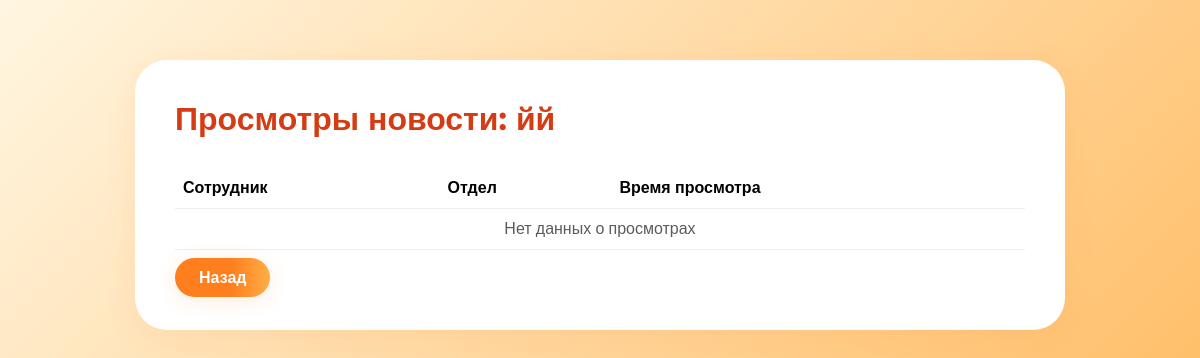
Before: /news_admin/news/views/1 (signed in) with the older database file.
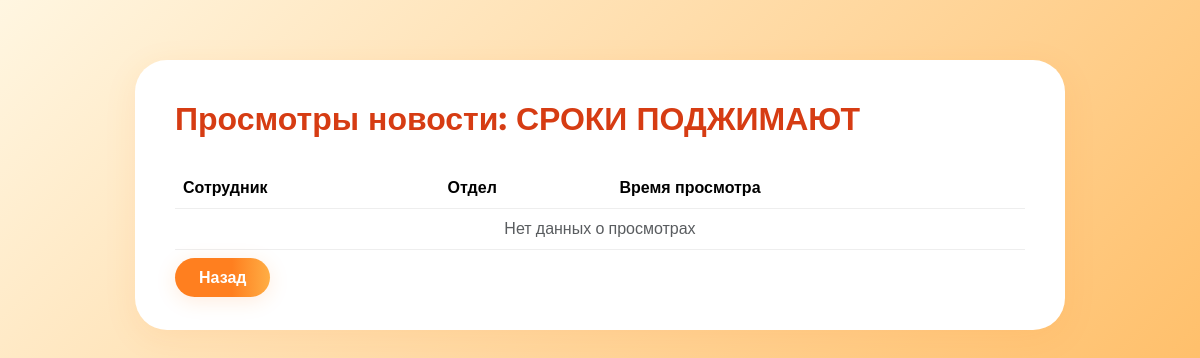
After: the same page with the newer database file.
### app.py (models this page shows)
class News(db.Model):
    id = db.Column(db.Integer, primary_key=True)
    title = db.Column(db.String(255), nullable=False)
    content = db.Column(db.Text, nullable=False)
    created_at = db.Column(db.DateTime, default=datetime.now)
    created_by = db.Column(db.Integer, db.ForeignKey('user.id'))
    department_id = db.Column(db.Integer, db.ForeignKey('department.id'), nullable=True)  # может быть None (для всех)
    views = db.relationship('NewsView', backref='news', lazy=True)

### app.py (the view)
@app.route('/news_admin/news/views/<int:news_id>')
@news_admin_required
def news_views(news_id):
    news_item = News.query.get_or_404(news_id)
    views = NewsView.query.filter_by(news_id=news_id).order_by(NewsView.viewed_at.desc()).all()
    return render_template('news_views.html', news=news_item, views=views)

### app.py (called while the page is built)
def news_admin_required(f):
    @wraps(f)
    def decorated_function(*args, **kwargs):
        if 'user_id' not in session or session.get('role') != 'news_admin':
            return redirect(url_for('login'))
        return f(*args, **kwargs)
    return decorated_function

### templates/news_views.html (shortened to what this page needs)
<!DOCTYPE html>
<html lang="ru">
<head>
    <link href="https://cdn.jsdelivr.net/npm/bootstrap@5.3.2/dist/css/bootstrap.min.css" rel="stylesheet">
</head>
<body>
    <div class="container">
        <div class="dashboard-box">
            <h2>Просмотры новости: {{ news.title }}</h2>
            <table class="table">
                <thead>
                    <tr>
                        <th>Сотрудник</th>
                        <th>Отдел</th>
                        <th>Время просмотра</th>
                    </tr>
                </thead>
                <tbody>
                    {% for view in views %}
                    <tr>
                        <td>{{ view.user.email }}</td>
                        <td>
                            {% if view.user.department %}
                                {{ view.user.department.name }}
                            {% else %}
                                -
                            {% endif %}
                        </td>
                        <td>{{ view.viewed_at.strftime("%d.%m.%Y %H:%M") }}</td>
                    </tr>
                    {% else %}
                    <tr>
                        <td colspan="3" class="text-center text-muted">Нет данных о просмотрах</td>
                    </tr>
                    {% endfor %}
                </tbody>
            </table>
            <a href="{{ url_for('news_admin_news') }}" class="btn-main">Назад</a>
        </div>
    </div>
</body>
</html>

Changed rows visible on the page:
changed News: title "йй" → "СРОКИ ПОДЖИМАЮТ"
